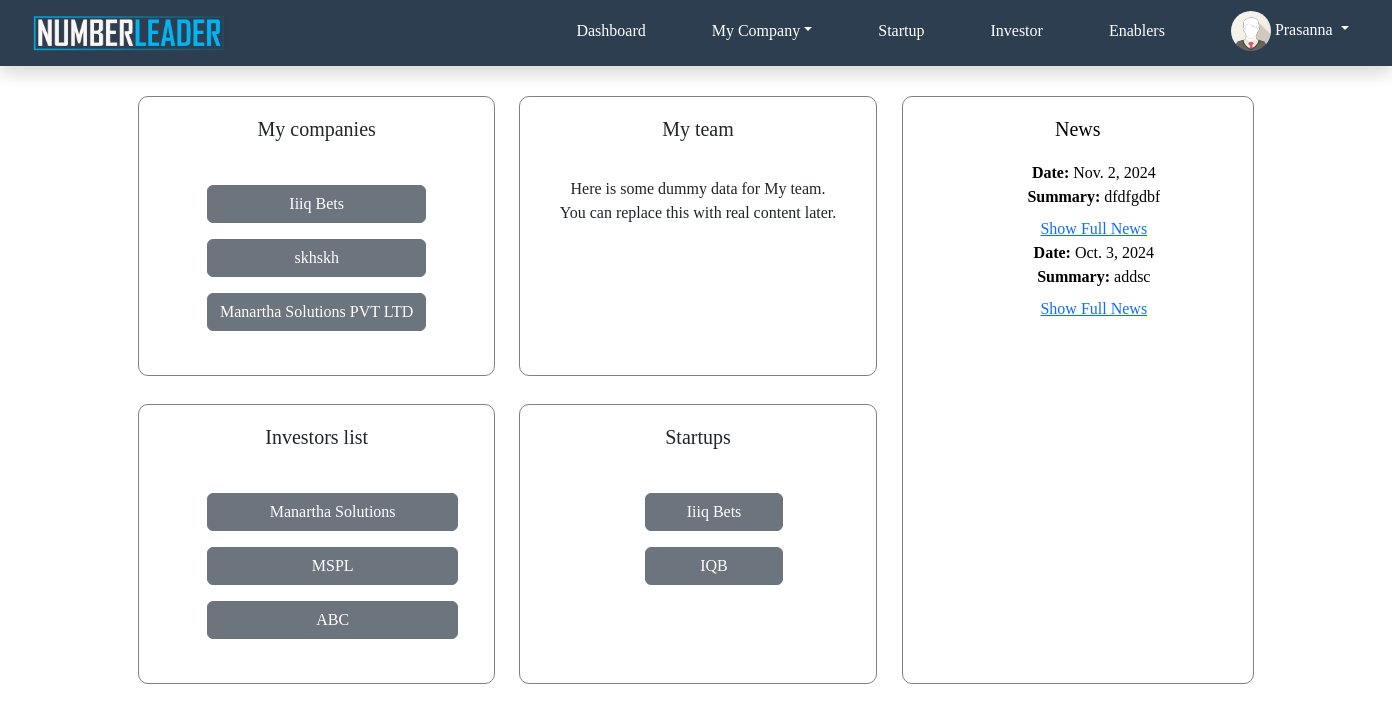
The app's page /admin_dashboard (signed in) with its own data.
### app1/models.py (models this page shows, shortened)
class User(models.Model):
    user_id = models.CharField(max_length=10, primary_key=True, editable=False)
    username = models.CharField(max_length=50, unique=True, null=False)
    email = models.EmailField(null=False)
    phone_number = models.IntegerField(null=True)
    linkedin_url = models.CharField(max_length=100, null=True)
    firstname = models.CharField(max_length=50, null=False)
    lastname = models.CharField(max_length=50, null=True)
    password = models.CharField(max_length=150, null=False)
    user_type = models.CharField(max_length=12, default='admin')
    company_type = models.CharField(max_length=20)
    email_verified = models.BooleanField(null=True, default=False)

class Company(models.Model):
    user_id = models.ForeignKey(User, on_delete=models.CASCADE,related_name='companies')
    company_id = models.CharField(max_length=10, primary_key=True, editable=False)
    name = models.CharField(max_length=100, null=True)
    date_of_incorporation = models.CharField(max_length=5, null=True)
    email = models.EmailField(null=True)
    phone=models.IntegerField(null=True)
    website_url = models.CharField(max_length=100,null=True)
    linkedin_url = models.CharField(max_length=100,null=True)
    business_type = models.CharField(max_length=255, null=True)
    sector = models.CharField(max_length=255, null=True)
    company_type = models.CharField(max_length=10, null=True)
    location = models.CharField(max_length=20, null=True)
    no_of_employees=models.IntegerField(null=True)
    products=models.CharField(max_length=255, null=True)
    competitor=models.CharField(max_length=255, null=True)
    vision=models.CharField(max_length=255, null=True)
    customers=models.IntegerField(null=True)
    current_revenue=models.DecimalField(decimal_places=2, max_digits=25, null=True)
    current_pl=models.DecimalField(decimal_places=2, max_digits=25, null=True)
    previous_revenue=models.DecimalField(decimal_places=2, max_digits=25, null=True)
    previous_pl=models.DecimalField(decimal_places=2, max_digits=25, null=True)
    a_yearbefore_revenue=models.DecimalField(decimal_places=2, max_digits=25, null=True)
    a_yearbefore_pl=models.DecimalField(decimal_places=2, max_digits=25, null=True)
    additional=models.TextField(null=True)
    subscription_type = models.CharField(max_length=10, null=True)

class Company_news(models.Model):
    company_id = models.ForeignKey(Company,on_delete=models.CASCADE)
    sub_date = models.DateField(default=None, null=True)
    line_no = models.IntegerField(default=None, null=True)
    summary = models.TextField()
    link = models.CharField(max_length=50, default=None, null=True)

### app1/views.py (the view)
# urls.py: path('admin_dashboard',adminDashboard,name='admin_dashboard'),
def adminDashboard(request):
    startup = Company.objects.filter(company_type='startup').order_by('?')[:3]
    investor = Company.objects.filter(company_type='investor').order_by('?')[:3]
    enablers = Company.objects.filter(company_type='enablers').order_by('?')[:3]
    news = Company_news.objects.all().order_by('?')[:5]
    context = {
        'startup':startup,
        'enablers': enablers,
        'investor':investor,
        'news':news
    }
    return render(request,'admin/dashboard.html', context)

### app1/context_processors.py (called while the page is built)
def custom_user(request):
    user_id = request.session.get('current_user_id')
    if user_id:
        try:
            user = User.objects.get(user_id=user_id)
            return {'current_user': user}
        except User.DoesNotExist:
            pass
    return {'current_user': None}

def custom_subuser(request):
    subuser_id = request.session.get('current_subuser_id')
    if subuser_id:
        try:
            subuser = Team.objects.get(subuser_id=subuser_id)
            return {'current_subuser': subuser}
        except Team.DoesNotExist:
            pass
    return {'current_subuser': None}

### templates/admin/dashboard.html (shortened to what this page needs)
{% extends '../base.html' %}
{% load static %}
{% block content %}
<link href="https://cdn.jsdelivr.net/npm/bootstrap@5.3.1/dist/css/bootstrap.min.css" rel="stylesheet">
<div class="container">
  <div class="row g-3">
    <div class="col-md-8">
      <div class="row g-4 d-flex align-items-stretch">
        <div class="col-md-6">
          <div class="card">
            <h5>My companies</h5>
            <div class="card-body">
              <ul class="list-unstyled">
                {% if current_user_companies %}
                {% for company in current_user_companies %}
                <li class="d-flex justify-content-center">
                  <button type="button" class="btn btn-secondary text-center w-100 mt-2 mb-2">
                    {{ company.name }}
                  </button>
                </li>
                {% endfor %}
                {% endif %}
              </ul>
            </div>
          </div>
        </div>
        <div class="col-md-6">
          <div class="card">
            <h5>My team</h5>
            <div class="card-body">
              <p>Here is some dummy data for My team. You can replace this with real content later.</p>
            </div>
          </div>
        </div>
      </div>
      <div class="row g-4 mt-1 d-flex align-items-stretch">
        <div class="col-md-6">
          <div class="card">
            <h5>Investors list</h5>
            <div class="card-body">
              <ul>
                {% for inv in investor %}
                <button type="button" class="btn btn-secondary text-center w-100 mt-2 mb-2">
                    <li>{{ inv.name }}</li>
                </button>
                {% empty %}
                    <p>No investors available.</p>
                {% endfor %}
            </ul>
            </div>
          </div>
        </div>
        <div class="col-md-6">
          <div class="card">
            <h5>Startups</h5>
            <div class="card-body">
              <ul>
                {% for inv in startup %}
                <button type="button" class="btn btn-secondary text-center w-100 mt-2 mb-2">
                    <li>{{ inv.name }}</li>
                </button>
                {% empty %}
                    <p>No Startup available.</p>
                {% endfor %}
            </ul>
            </div>
          </div>
        </div>
      </div>
    </div>
    <div class="col-md-4">
      <div class="large-card">
        <h5>News</h5>
        <div class="card-body">
          <ul>
            {% for news_item in news %}
              <li>
                <strong>Date:</strong> {{ news_item.sub_date }}<br>
                <strong>Summary:</strong>
                <span class="news-summary" data-full-text="{{ news_item.summary|escape }}">{{ news_item.summary|truncatechars:250 }}</span>
                <a href="{{ news_item.link }}" target="_blank" class="d-block mt-2">Show Full News</a>
              </li>
            {% empty %}
              <li>No news available.</li>
            {% endfor %}
          </ul>
        </div>
      </div>
    </div>
  </div>
</div>
{% endblock content %}

### templates/base.html (shortened to what this page needs)
{% load static %}
<!DOCTYPE html>
<html lang="en">
<head>
  <link href="{% static 'css/bootstrap.min.css' %}" rel="stylesheet">
  <link href="{% static 'css/styles.css'%}" rel="stylesheet">
  <link href="{% static 'css/super_admin.css'%}" rel="stylesheet">
  <link href="https://cdn.jsdelivr.net/npm/bootstrap@5.3.0/dist/css/bootstrap.min.css" rel="stylesheet">
  <link rel="stylesheet" href="https://cdnjs.cloudflare.com/ajax/libs/font-awesome/5.15.4/css/all.min.css">
  <link rel="stylesheet" type="text/css" href="https://cdn.datatables.net/1.10.25/css/jquery.dataTables.min.css">
</head>
<body>
  <nav class="navbar navbar-expand-lg shadow">
    <div class="container-fluid">
      <a class="navbar-brand" href="{% url 'home' %}">
        <img src="{% static 'images/logo.png' %}" alt="Logo" style="margin-left:20px;">
      </a>
      <div class="collapse navbar-collapse" id="navbarNav">
        <ul class="navbar-nav me-auto mb-2 mb-lg-0">
          {% if current_user or current_subuser %}
          <li class="nav-item">
            <a class="nav-link" href="{% url 'admin_dashboard' %}">Dashboard</a>
          </li>
          <li class="nav-item dropdown">
            <a class="nav-link dropdown-toggle" href="#" id="myCompanyDropdown" role="button" data-bs-toggle="dropdown" aria-expanded="false">
            </a>
          </li>
          <li class="nav-item">
            <a class="nav-link" href="#">Startup</a>
          </li>
          <li class="nav-item">
            <a class="nav-link" href="#">Investor</a>
          </li>
          <li class="nav-item">
            <a class="nav-link" href="#">Enablers</a>
          </li>
          {% endif %}
        </ul>
        {% if current_user or current_subuser %}
        <ul class="navbar-nav ms-auto">
          <li class="nav-item dropdown">
            <a class="nav-link dropdown-toggle" href="#" id="profileDropdown" role="button" data-bs-toggle="dropdown" aria-expanded="false">
              <img src="{% static 'images/img_avatar.png' %}" alt="User Avatar" class="user-avatar" style="width: 40px; border-radius: 50%;">
              {% if current_user %}
              {{ current_user.firstname }}
              {% elif current_subuser %}
              {{ current_subuser.username }}
              {% endif %}
            </a>
          </li>
        </ul>
        {% endif %}
      </div>
    </div>
  </nav>
  {% block content %}
  {% endblock content %}
</body>
</html>

### static/css/styles.css (style rules this page uses)
.nav-item { padding:0px 10px; }
.nav-link { font-size:15px; font-weight:700; font-family: 'Times New Roman' !important; }
a { text-decoration:none; }
ul { list-style-type:none; }
body { font-family: 'Times New Roman','Arial', sans-serif; background-color: var(--bg-color); }
:root { --primary-color: #4a90e2; --secondary-color: #2c3e50; --accent-color: #00eb0c; --text-color: #333; --bg-color: #f4f4f4; }
.navbar { background-color: var(--secondary-color); padding: 0.7rem; font-family: 'Times New Roman'; }
.navbar-brand img { height: 40px; padding-right: 300px; }
.nav-link { color: white !important; margin: 0 10px; transition: color 0.3s; padding: 0.5rem 1rem; font-family: 'Times New Roman' !important; }
.user-avatar { width: 40px; height: 40px; border-radius: 50%; }
body { font-family: "Times New Roman", sans-serif; }

### templates/base.html (style rules this page uses)
.navbar { height: 66px; display: flex; align-items: center; background-color: #2c3e50; }
.navbar-brand img { max-height: 50px; }
.navbar-nav .nav-item { padding: 10px 15px; margin-bottom: 5px; }
.navbar-nav .nav-link { white-space: nowrap; text-align: center; }
.navbar-brand { margin-right: auto; }
.navbar { display: flex; align-items: center; justify-content: space-between; }

### templates/admin/dashboard.html (style rules this page uses)
.card, .large-card { display: flex; flex-direction: column; justify-content: flex-start; align-items: center; height: 100%; background-color: white; border: none; transition: box-shadow 0.3s ease; padding: 20px; font-size: 1.5rem; border: 0.5px solid grey; border-radius: 10px; }
.card { height: 280px; }
.large-card { background-color: white; color: black; height: 588px; margin-left: 9px; overflow-y: auto; }
.card h5, .large-card h5 { text-align: center; margin-bottom: 20px; }
.card-body { font-size: 1rem; text-align: center; }
.container { padding-top: 30px; font-size: 14px; font-family: 'Arial MT Rounded'; }
.row > .col-md-6, .col-md-4 { display: flex; }
.card, .large-card { flex: 1; }
.large-card .card-body { overflow-y: auto; max-height: 500px; }

### records on screen
User: firstname "Prasanna"
Company: name "Iiiq Bets"
Company: name "skhskh"
Company: name "Manartha Solutions PVT LTD"
Company: name "Manartha Solutions"
Company: name "MSPL"
Company: name "ABC"
Company: name "IQB"
Company_news: sub_date "Nov. 2, 2024", summary "dfdfgdbf"
Company_news: sub_date "Oct. 3, 2024", summary "addsc"
